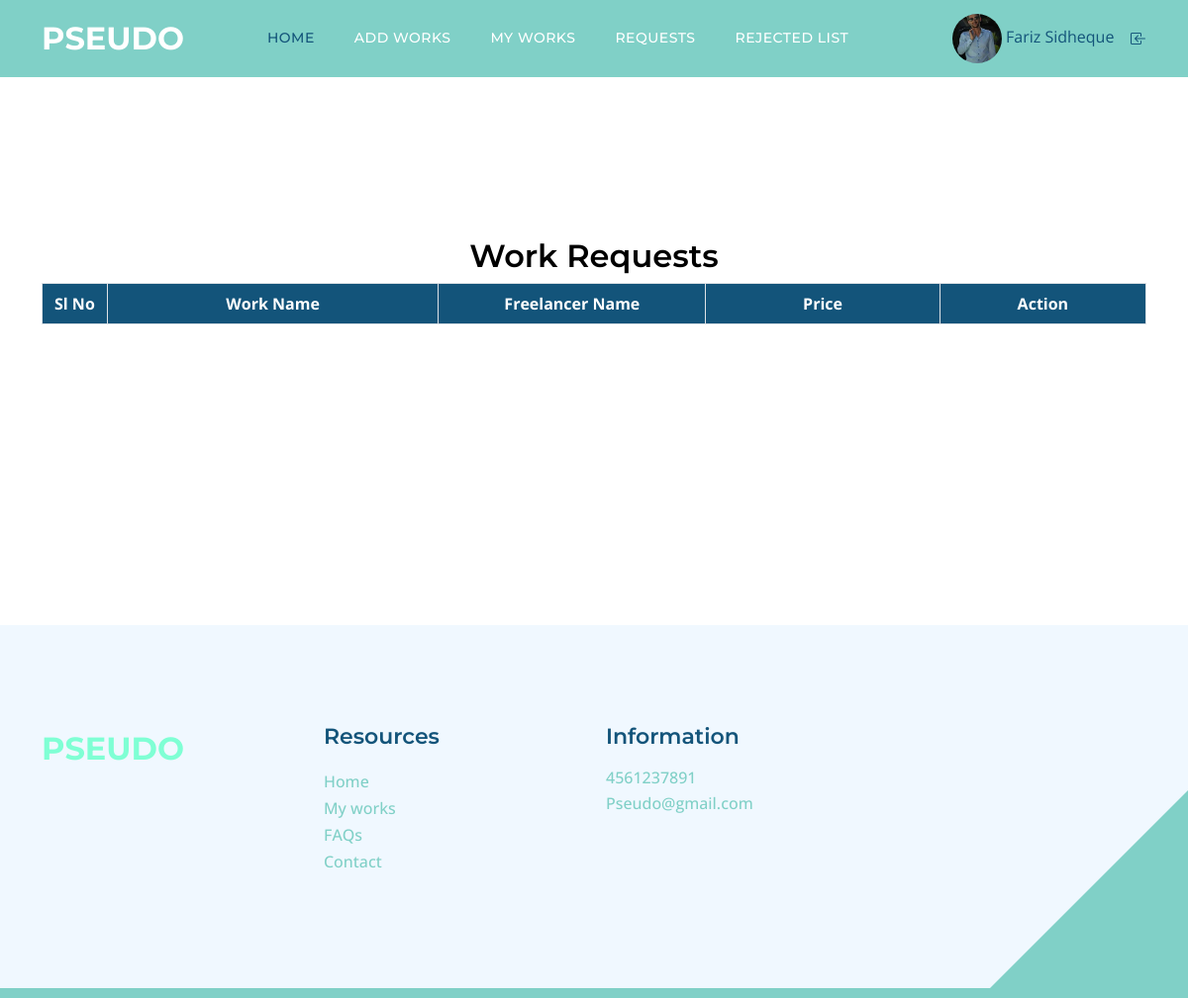
/client/Requests.php (signed in), run on an earlier commit of the app's database.
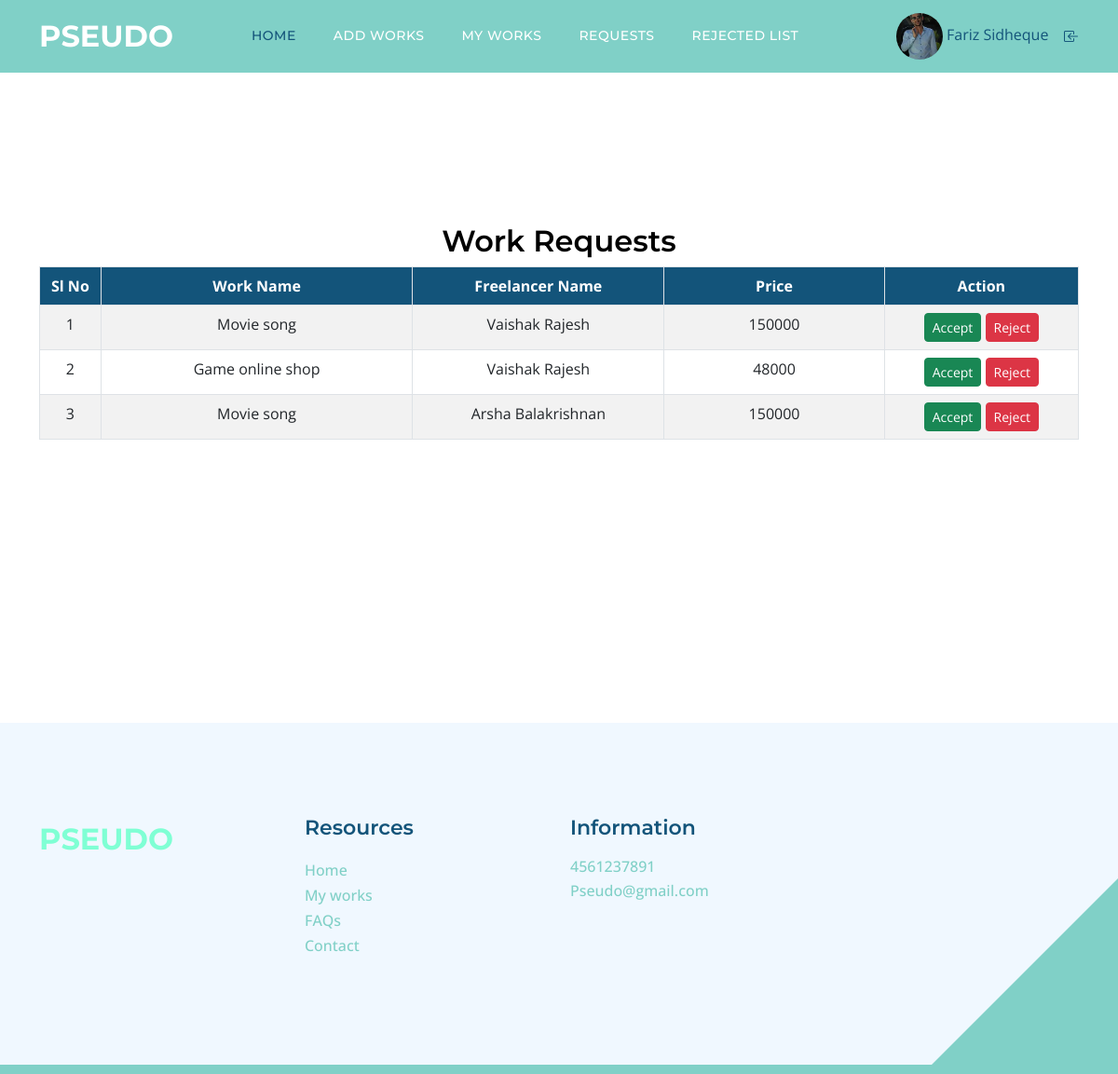
And on a later commit of the database.
### tables this page shows
CREATE TABLE `tbl_request` (
  `request_id` int(11) NOT NULL,
  `freelan_id` int(11) NOT NULL,
  `work_id` int(11) NOT NULL,
  `status` int(11) NOT NULL,
  `request_date` varchar(35) NOT NULL,
  `payment_date` varchar(20) NOT NULL,
  `agreement_date` varchar(50) NOT NULL
);

CREATE TABLE `tbl_work` (
  `work_id` int(11) NOT NULL,
  `work_name` varchar(100) NOT NULL,
  `work_price` varchar(50) NOT NULL,
  `work_details` varchar(1000) NOT NULL,
  `work_doc` varchar(50) NOT NULL,
  `client_id` int(11) NOT NULL,
  `subcat_id` int(11) NOT NULL,
  `work_final` varchar(100) NOT NULL,
  `work_status` int(11) NOT NULL DEFAULT 0
);

CREATE TABLE `tbl_freelan` (
  `freelan_id` int(11) NOT NULL,
  `freelan_name` varchar(50) NOT NULL,
  `freelan_email` varchar(50) NOT NULL,
  `place_id` int(11) NOT NULL,
  `freelan_address` varchar(200) NOT NULL,
  `freelan_photo` varchar(50) NOT NULL,
  `freelan_proof` varchar(50) NOT NULL,
  `freelan_password` varchar(50) NOT NULL,
  `freelan_dob` varchar(20) NOT NULL,
  `freelan_contact` varchar(20) NOT NULL,
  `freelan_status` int(11) NOT NULL,
  `freelan_gender` varchar(50) NOT NULL
);

### client/Requests.php (the view, shortened to what this page needs)
<?php
include('Header.php');
		?>
<!DOCTYPE html PUBLIC "-//W3C//DTD XHTML 1.0 Transitional//EN" "http://www.w3.org/TR/xhtml1/DTD/xhtml1-transitional.dtd">
<html xmlns="http://www.w3.org/1999/xhtml">
<head>
</head>
<body>
<div class="container mt-5">
    <h3 class="text-center">Work Requests</h3>
    <form id="form1" name="form1" method="post" action="">
        <table class="table table-bordered table-striped">
            <thead class="thead-dark">
                <tr>
                    <th width="49" class="text-center">Sl No</th>
                    <th width="249" class="text-center">Work Name</th>
                    <th width="201" class="text-center">Freelancer Name</th>
                    <th width="176" class="text-center">Price</th>
                    <th width="155" class="text-center">Action</th>
                </tr>
            </thead>
            <tbody>
                <?php
                $selqry="select * from tbl_request u
                 inner join tbl_work p on u.work_id = p.work_id
                 inner join tbl_freelan s on u.freelan_id = s.freelan_id where u.status='0'and p.work_status='0' and p.client_id=".$_SESSION["cid"];
                $req=$con->query($selqry);
                $i=0;
                while($data=$req->fetch_assoc()) {
                    $i++;
                ?>
                <tr>
                    <td class="text-center"><?php echo $i ?></td>
                    <td class="text-center"><?php echo $data['work_name'] ?></td>
                    <td class="text-center"><?php echo $data['freelan_name'] ?></td>
                    <td class="text-center"><?php echo $data['work_price'] ?></td>
                    <td class="text-center">
                        <a href="Requests.php?act=<?php echo $data['request_id']?>" class="btn btn-success btn-sm">Accept</a>
                        <a href="Requests.php?rej=<?php echo $data['request_id'];?>" class="btn btn-danger btn-sm">Reject</a>
                    </td>
                </tr>
                <?php
                }
                ?>
            </tbody>
        </table>
    </form>
</div>
<?php
include('Footer.php');
?>
</html>

What changed in the data, as far as the page shows it:
added tbl_request: work.work_name "Movie song", freelan.freelan_name "Vaishak Rajesh", work.work_price "150000"
added tbl_request: work.work_name "Game online shop", freelan.freelan_name "Vaishak Rajesh", work.work_price "48000"
added tbl_request: work.work_name "Movie song", freelan.freelan_name "Arsha Balakrishnan", work.work_price "150000"
